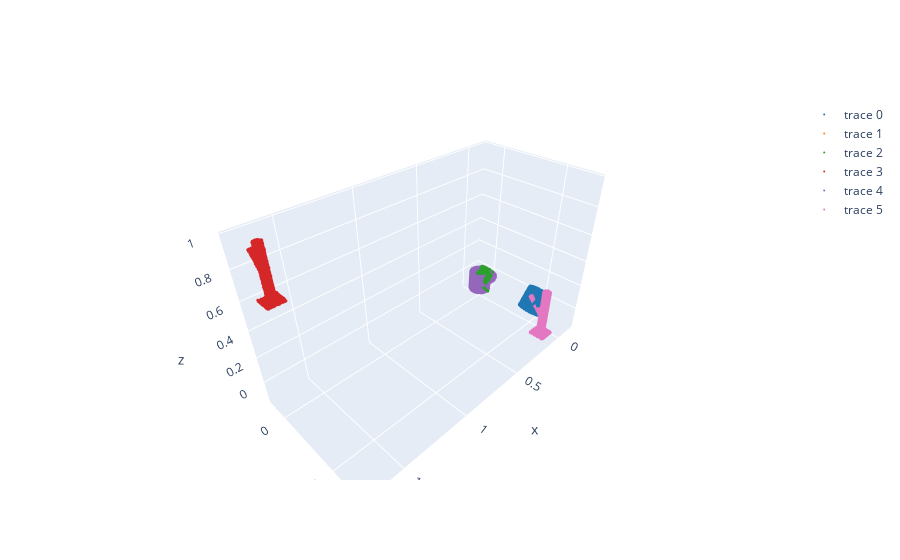

Notebook code for this chart:
### Code cell
plot_multi([
            T_pred_transform.transform_points(points_action),
           points_anchor,
           points_action_tele, 
           points_anchor_tele,
          points_action,
          points_anchor])

### Figure 1 — Plotly figure (JSON) as saved in the notebook; plotly's stock layout.template omitted (floating-point values rounded to 4 significant figures; data arrays with more than 128 entries replaced by an {"elided": "..."} marker saying what was removed)
{"data": [{"marker": {"color": "#1f77b4", "size": 1, "symbol": "circle"}, "mode": "markers", "type": "scatter3d", "x": {"elided": "1024 float values"}, "y": {"elided": "1024 float values"}, "z": {"elided": "1024 float values"}}, {"marker": {"color": "#ff7f0e", "size": 1, "symbol": "circle"}, "mode": "markers", "type": "scatter3d", "x": {"elided": "1024 float values"}, "y": {"elided": "1024 float values"}, "z": {"elided": "1024 float values"}}, {"marker": {"color": "#2ca02c", "size": 1, "symbol": "circle"}, "mode": "markers", "type": "scatter3d", "x": {"elided": "1024 float values"}, "y": {"elided": "1024 float values"}, "z": {"elided": "1024 float values"}}, {"marker": {"color": "#d62728", "size": 1, "symbol": "circle"}, "mode": "markers", "type": "scatter3d", "x": {"elided": "1024 float values"}, "y": {"elided": "1024 float values"}, "z": {"elided": "1024 float values"}}, {"marker": {"color": "#9467bd", "size": 1, "symbol": "circle"}, "mode": "markers", "type": "scatter3d", "x": {"elided": "1024 float values"}, "y": {"elided": "1024 float values"}, "z": {"elided": "1024 float values"}}, {"marker": {"color": "#e377c2", "size": 1, "symbol": "circle"}, "mode": "markers", "type": "scatter3d", "x": {"elided": "1024 float values"}, "y": {"elided": "1024 float values"}, "z": {"elided": "1024 float values"}}], "layout": {"scene": {"aspectmode": "data"}}}
